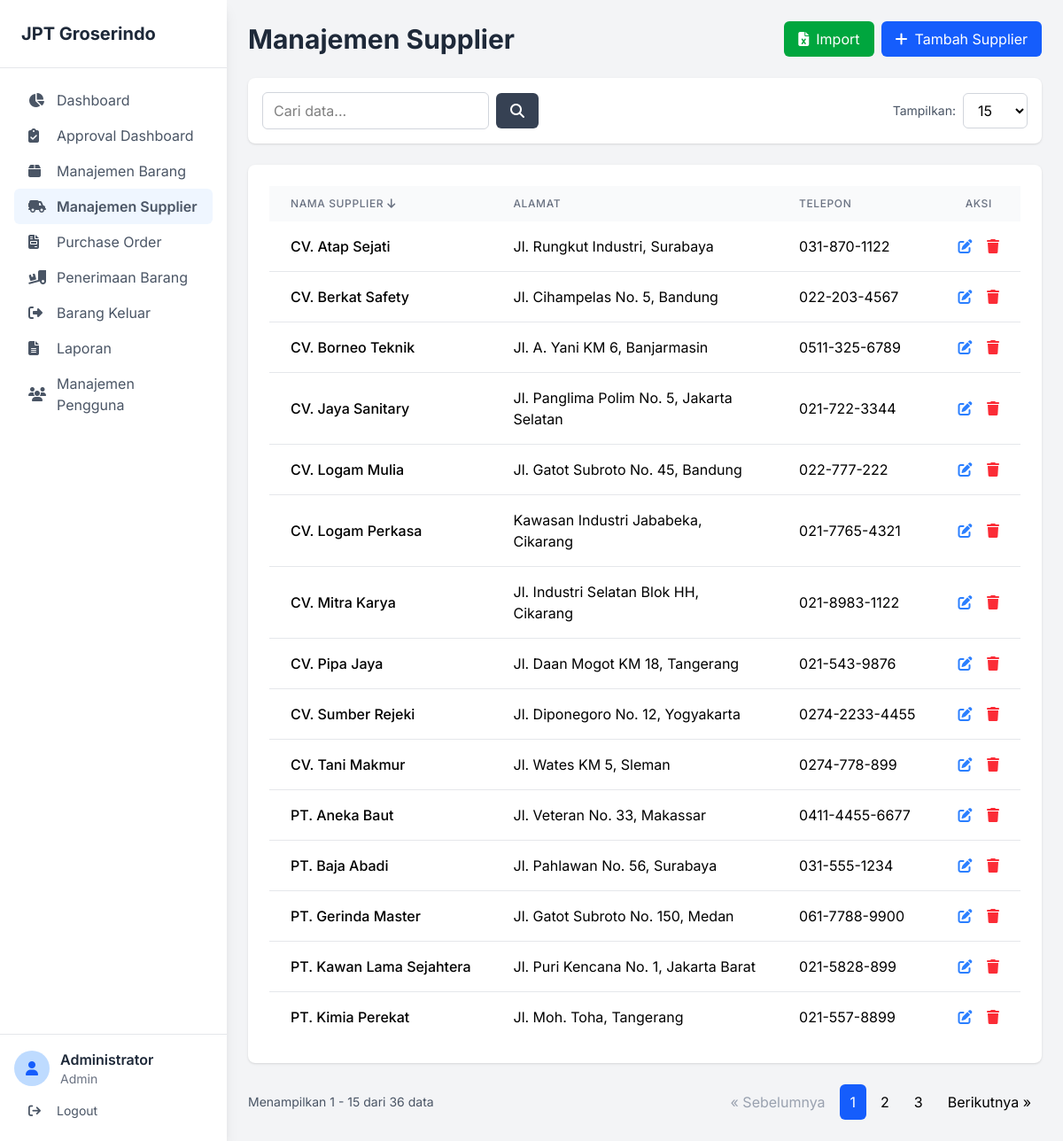
Page /index.php?page=supplier (signed in) on the committed database.
### tables this page shows
CREATE TABLE `suppliers` (
  `id_supplier` int(11) NOT NULL AUTO_INCREMENT,
  `nama_supplier` varchar(255) NOT NULL,
  `alamat` text DEFAULT NULL,
  `telepon` varchar(20) DEFAULT NULL,
  PRIMARY KEY (`id_supplier`)
);

### pages/supplier.php (the view, shortened to what this page needs)
<?php
require_once 'includes/table_helper.php';
$user_role = $_SESSION['role'];
$can_manage = ($user_role == 'Admin' || $user_role == 'Staf Purchasing');
$limit = isset($_GET['limit']) ? (int)$_GET['limit'] : 15;
$page = isset($_GET['p']) ? (int)$_GET['p'] : 1;
$offset = ($page - 1) * $limit;
$sort_columns = ['nama_supplier', 'alamat', 'telepon'];
$sort_by = isset($_GET['sort']) && in_array($_GET['sort'], $sort_columns) ? $_GET['sort'] : 'nama_supplier';
$order = isset($_GET['order']) && strtolower($_GET['order']) == 'desc' ? 'DESC' : 'ASC';
$sql_base = "FROM suppliers";
$params = [];
$count_sql = "SELECT COUNT(*) " . $sql_base;
$stmt_count = $pdo->prepare($count_sql);
$stmt_count->execute($params);
$total_records = $stmt_count->fetchColumn();
$data_sql = "SELECT * " . $sql_base . " ORDER BY {$sort_by} {$order} LIMIT {$limit} OFFSET {$offset}";
$stmt = $pdo->prepare($data_sql);
$stmt->execute($params);
$suppliers_list = $stmt->fetchAll(PDO::FETCH_ASSOC);
?>
<div class="flex justify-between items-center mb-6">
    <h1 class="text-3xl font-bold text-gray-800">Manajemen Supplier</h1>
    <div class="flex gap-2">
        <button id="btn-import-supplier" class="bg-green-600 text-white px-4 py-2 rounded-md hover:bg-green-700 flex items-center gap-2">
            <i class="fa-solid fa-file-excel"></i>
            <span>Import</span>
        </button>
        <?php if ($can_manage): ?>
            <button id="btn-tambah-supplier" class="bg-blue-600 text-white px-4 py-2 rounded-md hover:bg-blue-700 flex items-center gap-2">
                <i class="fa-solid fa-plus"></i>
                <span>Tambah Supplier</span>
            </button>
        <?php endif; ?>
    </div>
</div>
<div class="bg-white p-6 rounded-lg shadow overflow-x-auto">
    <table class="w-full table-auto">
        <thead class="bg-gray-50">
            <tr>
                <th class="px-6 py-3 text-left text-xs font-medium text-gray-500 uppercase tracking-wider">
                </th>
                <th class="px-6 py-3 text-left text-xs font-medium text-gray-500 uppercase tracking-wider">
                </th>
                <th class="px-6 py-3 text-left text-xs font-medium text-gray-500 uppercase tracking-wider">
                </th>
                <?php if ($can_manage): ?>
                    <th class="px-6 py-3 text-center text-xs font-medium text-gray-500 uppercase tracking-wider">Aksi</th>
                <?php endif; ?>
            </tr>
        </thead>
        <tbody class="bg-white divide-y divide-gray-200">
            <?php foreach ($suppliers_list as $supplier): ?>
                <tr>
                    <td class="px-6 py-4 whitespace-nowrap font-medium"><?php echo htmlspecialchars($supplier['nama_supplier']); ?></td>
                    <td class="px-6 py-4"><?php echo htmlspecialchars($supplier['alamat']); ?></td>
                    <td class="px-6 py-4 whitespace-nowrap"><?php echo htmlspecialchars($supplier['telepon']); ?></td>
                    <?php if ($can_manage): ?>
                        <td class="px-6 py-4 whitespace-nowrap text-center">
                            <button class="btn-edit-supplier text-blue-500 hover:text-blue-700 mr-3"
                                data-id="<?php echo $supplier['id_supplier']; ?>"
                                data-nama="<?php echo htmlspecialchars($supplier['nama_supplier']); ?>"
                                data-alamat="<?php echo htmlspecialchars($supplier['alamat']); ?>"
                                data-telepon="<?php echo htmlspecialchars($supplier['telepon']); ?>">
                                <i class="fa-solid fa-pen-to-square"></i>
                            </button>
                            <a href="index.php?page_source=supplier&action=delete&id=<?php echo $supplier['id_supplier']; ?>"
                                class="text-red-500 hover:text-red-700"
                                onclick="return confirm('Apakah Anda yakin ingin menghapus supplier ini?');">
                                <i class="fa-solid fa-trash"></i>
                            </a>
                        </td>
                    <?php endif; ?>
                </tr>
            <?php endforeach; ?>
        </tbody>
    </table>
</div>
<div class="mt-6 flex justify-between items-center">
    <div class="text-sm text-gray-600">
        Menampilkan <?php echo $offset + 1; ?> - <?php echo min($offset + $limit, $total_records); ?> dari <?php echo $total_records; ?> data
    </div>
</div>

### includes/header.php (style rules this page uses)
body { font-family: 'Inter', sans-serif; }

### rows in the picture
suppliers: nama_supplier "CV. Atap Sejati", alamat "Jl. Rungkut Industri, Surabaya", telepon "031-870-1122"
suppliers: nama_supplier "CV. Berkat Safety", alamat "Jl. Cihampelas No. 5, Bandung", telepon "022-203-4567"
suppliers: nama_supplier "CV. Borneo Teknik", alamat "Jl. A. Yani KM 6, Banjarmasin", telepon "0511-325-6789"
suppliers: nama_supplier "CV. Jaya Sanitary", alamat "Jl. Panglima Polim No. 5, Jakarta Selatan", telepon "021-722-3344"
suppliers: nama_supplier "CV. Logam Mulia", alamat "Jl. Gatot Subroto No. 45, Bandung", telepon "022-777-222"
suppliers: nama_supplier "CV. Logam Perkasa", alamat "Kawasan Industri Jababeka, Cikarang", telepon "021-7765-4321"
suppliers: nama_supplier "CV. Mitra Karya", alamat "Jl. Industri Selatan Blok HH, Cikarang", telepon "021-8983-1122"
suppliers: nama_supplier "CV. Pipa Jaya", alamat "Jl. Daan Mogot KM 18, Tangerang", telepon "021-543-9876"
suppliers: nama_supplier "CV. Sumber Rejeki", alamat "Jl. Diponegoro No. 12, Yogyakarta", telepon "0274-2233-4455"
suppliers: nama_supplier "CV. Tani Makmur", alamat "Jl. Wates KM 5, Sleman", telepon "0274-778-899"
suppliers: nama_supplier "PT. Aneka Baut", alamat "Jl. Veteran No. 33, Makassar", telepon "0411-4455-6677"
suppliers: nama_supplier "PT. Baja Abadi", alamat "Jl. Pahlawan No. 56, Surabaya", telepon "031-555-1234"
suppliers: nama_supplier "PT. Gerinda Master", alamat "Jl. Gatot Subroto No. 150, Medan", telepon "061-7788-9900"
suppliers: nama_supplier "PT. Kawan Lama Sejahtera", alamat "Jl. Puri Kencana No. 1, Jakarta Barat", telepon "021-5828-899"
suppliers: nama_supplier "PT. Kimia Perekat", alamat "Jl. Moh. Toha, Tangerang", telepon "021-557-8899"

### other values in the picture
$item['label'] "Dashboard"
$item['label'] "Approval Dashboard"
$item['label'] "Manajemen Barang"
$item['label'] "Manajemen Supplier"
$item['label'] "Purchase Order"
$item['label'] "Penerimaan Barang"
$item['label'] "Barang Keluar"
$item['label'] "Laporan"
$item['label'] "Manajemen Pengguna"
$_SESSION['nama_lengkap'] "Administrator"
$_SESSION['role'] "Admin"
$display_text "NAMA SUPPLIER ALAMAT TELEPON"
$offset + 1 "1"
min($offset + $limit, $total_records) "15"
$total_records "36"
